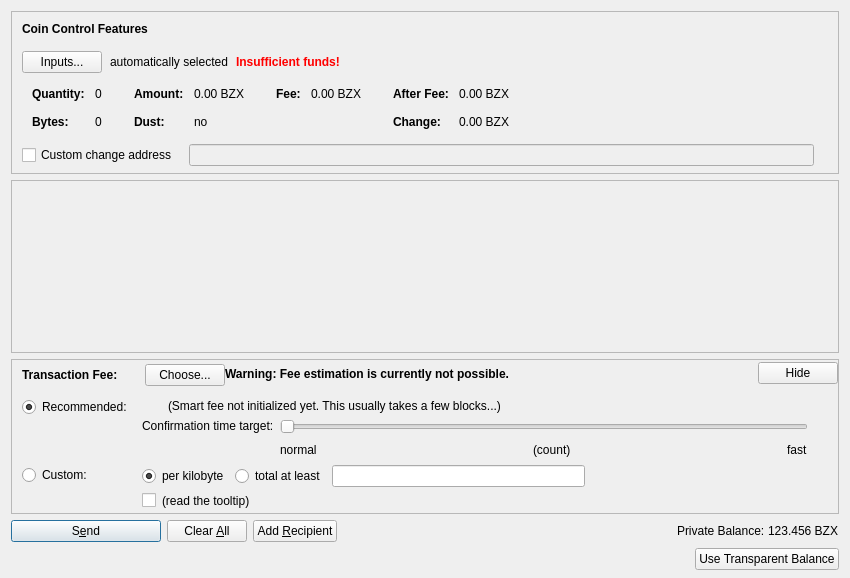
<?xml version="1.0" encoding="UTF-8"?>
<ui version="4.0">
 <class>SendCoinsDialog</class>
 <widget class="QDialog" name="SendCoinsDialog">
  <property name="geometry">
   <rect>
    <x>0</x>
    <y>0</y>
    <width>850</width>
    <height>578</height>
   </rect>
  </property>
  <property name="windowTitle">
   <string>Send Coins</string>
  </property>
  <layout class="QVBoxLayout" name="verticalLayout" stretch="0,1,0,0,0">
   <property name="bottomMargin">
    <number>8</number>
   </property>
   <item>
    <widget class="QFrame" name="frameCoinControl">
     <property name="sizePolicy">
      <sizepolicy hsizetype="Expanding" vsizetype="Expanding">
       <horstretch>0</horstretch>
       <verstretch>0</verstretch>
      </sizepolicy>
     </property>
     <property name="maximumSize">
      <size>
       <width>16777215</width>
       <height>16777215</height>
      </size>
     </property>
     <property name="frameShape">
      <enum>QFrame::StyledPanel</enum>
     </property>
     <property name="frameShadow">
      <enum>QFrame::Sunken</enum>
     </property>
     <layout class="QVBoxLayout" name="verticalLayoutCoinControl2">
      <property name="spacing">
       <number>0</number>
      </property>
      <property name="leftMargin">
       <number>0</number>
      </property>
      <property name="topMargin">
       <number>0</number>
      </property>
      <property name="rightMargin">
       <number>0</number>
      </property>
      <property name="bottomMargin">
       <number>6</number>
      </property>
      <item>
       <layout class="QVBoxLayout" name="verticalLayoutCoinControl" stretch="0,0,0,0,1">
        <property name="spacing">
         <number>0</number>
        </property>
        <property name="leftMargin">
         <number>10</number>
        </property>
        <property name="topMargin">
         <number>10</number>
        </property>
        <item>
         <layout class="QHBoxLayout" name="horizontalLayoutCoinControl1">
          <property name="bottomMargin">
           <number>15</number>
          </property>
          <item>
           <widget class="QLabel" name="labelCoinControlFeatures">
            <property name="sizePolicy">
             <sizepolicy hsizetype="Preferred" vsizetype="Maximum">
              <horstretch>0</horstretch>
              <verstretch>0</verstretch>
             </sizepolicy>
            </property>
            <property name="font">
             <font>
              <weight>75</weight>
              <bold>true</bold>
             </font>
            </property>
            <property name="styleSheet">
             <string notr="true">font-weight:bold;</string>
            </property>
            <property name="text">
             <string>Coin Control Features</string>
            </property>
           </widget>
          </item>
         </layout>
        </item>
        <item>
         <layout class="QHBoxLayout" name="horizontalLayoutCoinControl2" stretch="0,0,0,0">
          <property name="spacing">
           <number>8</number>
          </property>
          <property name="bottomMargin">
           <number>10</number>
          </property>
          <item>
           <widget class="QPushButton" name="pushButtonCoinControl">
            <property name="styleSheet">
             <string notr="true"/>
            </property>
            <property name="text">
             <string>Inputs...</string>
            </property>
            <property name="autoDefault">
             <bool>false</bool>
            </property>
           </widget>
          </item>
          <item>
           <widget class="QLabel" name="labelCoinControlAutomaticallySelected">
            <property name="text">
             <string>automatically selected</string>
            </property>
            <property name="margin">
             <number>5</number>
            </property>
           </widget>
          </item>
          <item>
           <widget class="QLabel" name="labelCoinControlInsuffFunds">
            <property name="font">
             <font>
              <weight>75</weight>
              <bold>true</bold>
             </font>
            </property>
            <property name="styleSheet">
             <string notr="true">color:red;font-weight:bold;</string>
            </property>
            <property name="text">
             <string>Insufficient funds!</string>
            </property>
            <property name="margin">
             <number>5</number>
            </property>
           </widget>
          </item>
          <item>
           <spacer name="horizontalSpacerCoinControl">
            <property name="orientation">
             <enum>Qt::Horizontal</enum>
            </property>
            <property name="sizeHint" stdset="0">
             <size>
              <width>40</width>
              <height>1</height>
             </size>
            </property>
           </spacer>
          </item>
         </layout>
        </item>
        <item>
         <widget class="QWidget" name="widgetCoinControl" native="true">
          <property name="sizePolicy">
           <sizepolicy hsizetype="Preferred" vsizetype="Preferred">
            <horstretch>0</horstretch>
            <verstretch>0</verstretch>
           </sizepolicy>
          </property>
          <property name="minimumSize">
           <size>
            <width>0</width>
            <height>0</height>
           </size>
          </property>
          <property name="styleSheet">
           <string notr="true"/>
          </property>
          <layout class="QHBoxLayout" name="horizontalLayoutCoinControl5">
           <property name="leftMargin">
            <number>0</number>
           </property>
           <property name="topMargin">
            <number>0</number>
           </property>
           <property name="rightMargin">
            <number>0</number>
           </property>
           <property name="bottomMargin">
            <number>0</number>
           </property>
           <item>
            <layout class="QHBoxLayout" name="horizontalLayoutCoinControl3" stretch="0,0,0,1">
             <property name="spacing">
              <number>20</number>
             </property>
             <property name="topMargin">
              <number>0</number>
             </property>
             <property name="bottomMargin">
              <number>10</number>
             </property>
             <item>
              <layout class="QFormLayout" name="formLayoutCoinControl1">
               <property name="horizontalSpacing">
                <number>10</number>
               </property>
               <property name="verticalSpacing">
                <number>14</number>
               </property>
               <property name="leftMargin">
                <number>10</number>
               </property>
               <property name="topMargin">
                <number>4</number>
               </property>
               <property name="rightMargin">
                <number>6</number>
               </property>
               <item row="0" column="0">
                <widget class="QLabel" name="labelCoinControlQuantityText">
                 <property name="font">
                  <font>
                   <weight>75</weight>
                   <bold>true</bold>
                  </font>
                 </property>
                 <property name="text">
                  <string>Quantity:</string>
                 </property>
                 <property name="margin">
                  <number>0</number>
                 </property>
                </widget>
               </item>
               <item row="0" column="1">
                <widget class="QLabel" name="labelCoinControlQuantity">
                 <property name="cursor">
                  <cursorShape>IBeamCursor</cursorShape>
                 </property>
                 <property name="contextMenuPolicy">
                  <enum>Qt::ActionsContextMenu</enum>
                 </property>
                 <property name="text">
                  <string notr="true">0</string>
                 </property>
                 <property name="margin">
                  <number>0</number>
                 </property>
                 <property name="textInteractionFlags">
                  <set>Qt::LinksAccessibleByMouse|Qt::TextSelectableByKeyboard|Qt::TextSelectableByMouse</set>
                 </property>
                </widget>
               </item>
               <item row="1" column="0">
                <widget class="QLabel" name="labelCoinControlBytesText">
                 <property name="font">
                  <font>
                   <weight>75</weight>
                   <bold>true</bold>
                  </font>
                 </property>
                 <property name="text">
                  <string>Bytes:</string>
                 </property>
                </widget>
               </item>
               <item row="1" column="1">
                <widget class="QLabel" name="labelCoinControlBytes">
                 <property name="cursor">
                  <cursorShape>IBeamCursor</cursorShape>
                 </property>
                 <property name="contextMenuPolicy">
                  <enum>Qt::ActionsContextMenu</enum>
                 </property>
                 <property name="text">
                  <string notr="true">0</string>
                 </property>
                 <property name="textInteractionFlags">
                  <set>Qt::LinksAccessibleByMouse|Qt::TextSelectableByKeyboard|Qt::TextSelectableByMouse</set>
                 </property>
                </widget>
               </item>
              </layout>
             </item>
             <item>
              <layout class="QFormLayout" name="formLayoutCoinControl2">
               <property name="horizontalSpacing">
                <number>10</number>
               </property>
               <property name="verticalSpacing">
                <number>14</number>
               </property>
               <property name="leftMargin">
                <number>6</number>
               </property>
               <property name="topMargin">
                <number>4</number>
               </property>
               <property name="rightMargin">
                <number>6</number>
               </property>
               <item row="0" column="0">
                <widget class="QLabel" name="labelCoinControlAmountText">
                 <property name="font">
                  <font>
                   <weight>75</weight>
                   <bold>true</bold>
                  </font>
                 </property>
                 <property name="text">
                  <string>Amount:</string>
                 </property>
                 <property name="margin">
                  <number>0</number>
                 </property>
                </widget>
               </item>
               <item row="0" column="1">
                <widget class="QLabel" name="labelCoinControlAmount">
                 <property name="cursor">
                  <cursorShape>IBeamCursor</cursorShape>
                 </property>
                 <property name="contextMenuPolicy">
                  <enum>Qt::ActionsContextMenu</enum>
                 </property>
                 <property name="text">
                  <string notr="true">0.00 BZX</string>
                 </property>
                 <property name="textInteractionFlags">
                  <set>Qt::LinksAccessibleByMouse|Qt::TextSelectableByKeyboard|Qt::TextSelectableByMouse</set>
                 </property>
                </widget>
               </item>
               <item row="1" column="0">
                <widget class="QLabel" name="labelCoinControlLowOutputText">
                 <property name="font">
                  <font>
                   <weight>75</weight>
                   <bold>true</bold>
                  </font>
                 </property>
                 <property name="text">
                  <string>Dust:</string>
                 </property>
                </widget>
               </item>
               <item row="1" column="1">
                <widget class="QLabel" name="labelCoinControlLowOutput">
                 <property name="cursor">
                  <cursorShape>IBeamCursor</cursorShape>
                 </property>
                 <property name="contextMenuPolicy">
                  <enum>Qt::ActionsContextMenu</enum>
                 </property>
                 <property name="text">
                  <string notr="true">no</string>
                 </property>
                 <property name="textInteractionFlags">
                  <set>Qt::LinksAccessibleByMouse|Qt::TextSelectableByKeyboard|Qt::TextSelectableByMouse</set>
                 </property>
                </widget>
               </item>
              </layout>
             </item>
             <item>
              <layout class="QFormLayout" name="formLayoutCoinControl3">
               <property name="horizontalSpacing">
                <number>10</number>
               </property>
               <property name="verticalSpacing">
                <number>14</number>
               </property>
               <property name="leftMargin">
                <number>6</number>
               </property>
               <property name="topMargin">
                <number>4</number>
               </property>
               <property name="rightMargin">
                <number>6</number>
               </property>
               <item row="0" column="0">
                <widget class="QLabel" name="labelCoinControlFeeText">
                 <property name="font">
                  <font>
                   <weight>75</weight>
                   <bold>true</bold>
                  </font>
                 </property>
                 <property name="text">
                  <string>Fee:</string>
                 </property>
                 <property name="margin">
                  <number>0</number>
                 </property>
                </widget>
               </item>
               <item row="0" column="1">
                <widget class="QLabel" name="labelCoinControlFee">
                 <property name="cursor">
                  <cursorShape>IBeamCursor</cursorShape>
                 </property>
                 <property name="contextMenuPolicy">
                  <enum>Qt::ActionsContextMenu</enum>
                 </property>
                 <property name="text">
                  <string notr="true">0.00 BZX</string>
                 </property>
                 <property name="textInteractionFlags">
                  <set>Qt::LinksAccessibleByMouse|Qt::TextSelectableByKeyboard|Qt::TextSelectableByMouse</set>
                 </property>
                </widget>
               </item>
              </layout>
             </item>
             <item>
              <layout class="QFormLayout" name="formLayoutCoinControl4">
               <property name="horizontalSpacing">
                <number>10</number>
               </property>
               <property name="verticalSpacing">
                <number>14</number>
               </property>
               <property name="leftMargin">
                <number>6</number>
               </property>
               <property name="topMargin">
                <number>4</number>
               </property>
               <property name="rightMargin">
                <number>6</number>
               </property>
               <item row="0" column="0">
                <widget class="QLabel" name="labelCoinControlAfterFeeText">
                 <property name="font">
                  <font>
                   <weight>75</weight>
                   <bold>true</bold>
                  </font>
                 </property>
                 <property name="text">
                  <string>After Fee:</string>
                 </property>
                 <property name="margin">
                  <number>0</number>
                 </property>
                </widget>
               </item>
               <item row="0" column="1">
                <widget class="QLabel" name="labelCoinControlAfterFee">
                 <property name="cursor">
                  <cursorShape>IBeamCursor</cursorShape>
                 </property>
                 <property name="contextMenuPolicy">
                  <enum>Qt::ActionsContextMenu</enum>
                 </property>
                 <property name="text">
                  <string notr="true">0.00 BZX</string>
                 </property>
                 <property name="textInteractionFlags">
                  <set>Qt::LinksAccessibleByMouse|Qt::TextSelectableByKeyboard|Qt::TextSelectableByMouse</set>
                 </property>
                </widget>
               </item>
               <item row="1" column="0">
                <widget class="QLabel" name="labelCoinControlChangeText">
                 <property name="font">
                  <font>
                   <weight>75</weight>
                   <bold>true</bold>
                  </font>
                 </property>
                 <property name="text">
                  <string>Change:</string>
                 </property>
                </widget>
               </item>
               <item row="1" column="1">
                <widget class="QLabel" name="labelCoinControlChange">
                 <property name="cursor">
                  <cursorShape>IBeamCursor</cursorShape>
                 </property>
                 <property name="contextMenuPolicy">
                  <enum>Qt::ActionsContextMenu</enum>
                 </property>
                 <property name="text">
                  <string notr="true">0.00 BZX</string>
                 </property>
                 <property name="textInteractionFlags">
                  <set>Qt::LinksAccessibleByMouse|Qt::TextSelectableByKeyboard|Qt::TextSelectableByMouse</set>
                 </property>
                </widget>
               </item>
              </layout>
             </item>
            </layout>
           </item>
          </layout>
         </widget>
        </item>
        <item>
         <layout class="QHBoxLayout" name="horizontalLayoutCoinControl4" stretch="0,0,0">
          <property name="spacing">
           <number>12</number>
          </property>
          <property name="sizeConstraint">
           <enum>QLayout::SetDefaultConstraint</enum>
          </property>
          <property name="topMargin">
           <number>5</number>
          </property>
          <property name="rightMargin">
           <number>5</number>
          </property>
          <item>
           <widget class="QCheckBox" name="checkBoxCoinControlChange">
            <property name="toolTip">
             <string>If this is activated, but the change address is empty or invalid, change will be sent to a newly generated address.</string>
            </property>
            <property name="text">
             <string>Custom change address</string>
            </property>
           </widget>
          </item>
          <item>
           <widget class="QValidatedLineEdit" name="lineEditCoinControlChange">
            <property name="enabled">
             <bool>false</bool>
            </property>
            <property name="sizePolicy">
             <sizepolicy hsizetype="Expanding" vsizetype="Fixed">
              <horstretch>0</horstretch>
              <verstretch>0</verstretch>
             </sizepolicy>
            </property>
           </widget>
          </item>
          <item>
           <widget class="QLabel" name="labelCoinControlChangeLabel">
            <property name="sizePolicy">
             <sizepolicy hsizetype="Preferred" vsizetype="Expanding">
              <horstretch>0</horstretch>
              <verstretch>0</verstretch>
             </sizepolicy>
            </property>
            <property name="minimumSize">
             <size>
              <width>0</width>
              <height>0</height>
             </size>
            </property>
            <property name="text">
             <string/>
            </property>
            <property name="margin">
             <number>3</number>
            </property>
           </widget>
          </item>
         </layout>
        </item>
        <item>
         <spacer name="verticalSpacerCoinControl">
          <property name="orientation">
           <enum>Qt::Vertical</enum>
          </property>
          <property name="sizeHint" stdset="0">
           <size>
            <width>800</width>
            <height>1</height>
           </size>
          </property>
         </spacer>
        </item>
       </layout>
      </item>
     </layout>
    </widget>
   </item>
   <item>
    <widget class="QScrollArea" name="scrollArea">
     <property name="widgetResizable">
      <bool>true</bool>
     </property>
     <widget class="QWidget" name="scrollAreaWidgetContents">
      <property name="geometry">
       <rect>
        <x>0</x>
        <y>0</y>
        <width>830</width>
        <height>68</height>
       </rect>
      </property>
      <layout class="QVBoxLayout" name="verticalLayout_2" stretch="0,1">
       <property name="leftMargin">
        <number>0</number>
       </property>
       <property name="topMargin">
        <number>0</number>
       </property>
       <property name="rightMargin">
        <number>0</number>
       </property>
       <property name="bottomMargin">
        <number>0</number>
       </property>
       <item>
        <layout class="QVBoxLayout" name="entries">
         <property name="spacing">
          <number>6</number>
         </property>
        </layout>
       </item>
       <item>
        <spacer name="verticalSpacer">
         <property name="orientation">
          <enum>Qt::Vertical</enum>
         </property>
         <property name="sizeHint" stdset="0">
          <size>
           <width>20</width>
           <height>40</height>
          </size>
         </property>
        </spacer>
       </item>
      </layout>
     </widget>
    </widget>
   </item>
   <item>
    <widget class="QFrame" name="frameFee">
     <property name="sizePolicy">
      <sizepolicy hsizetype="Expanding" vsizetype="Expanding">
       <horstretch>0</horstretch>
       <verstretch>0</verstretch>
      </sizepolicy>
     </property>
     <property name="maximumSize">
      <size>
       <width>16777215</width>
       <height>16777215</height>
      </size>
     </property>
     <property name="frameShape">
      <enum>QFrame::StyledPanel</enum>
     </property>
     <property name="frameShadow">
      <enum>QFrame::Sunken</enum>
     </property>
     <layout class="QVBoxLayout" name="verticalLayoutFee1">
      <property name="spacing">
       <number>0</number>
      </property>
      <property name="leftMargin">
       <number>0</number>
      </property>
      <property name="topMargin">
       <number>0</number>
      </property>
      <property name="rightMargin">
       <number>0</number>
      </property>
      <property name="bottomMargin">
       <number>0</number>
      </property>
      <item>
       <layout class="QVBoxLayout" name="verticalLayoutFee2" stretch="0,0,0">
        <property name="spacing">
         <number>0</number>
        </property>
        <property name="leftMargin">
         <number>10</number>
        </property>
        <property name="topMargin">
         <number>0</number>
        </property>
        <item>
         <layout class="QHBoxLayout" name="horizontalLayoutFee1">
          <property name="bottomMargin">
           <number>0</number>
          </property>
          <item>
           <layout class="QVBoxLayout" name="verticalLayoutFee7">
            <property name="spacing">
             <number>0</number>
            </property>
            <item>
             <spacer name="verticalSpacerSmartFee">
              <property name="orientation">
               <enum>Qt::Vertical</enum>
              </property>
              <property name="sizeType">
               <enum>QSizePolicy::Fixed</enum>
              </property>
              <property name="sizeHint" stdset="0">
               <size>
                <width>1</width>
                <height>4</height>
               </size>
              </property>
             </spacer>
            </item>
            <item>
             <layout class="QHBoxLayout" name="horizontalLayoutSmartFee">
              <property name="spacing">
               <number>10</number>
              </property>
              <item>
               <widget class="QLabel" name="labelFeeHeadline">
                <property name="sizePolicy">
                 <sizepolicy hsizetype="Preferred" vsizetype="Maximum">
                  <horstretch>0</horstretch>
                  <verstretch>0</verstretch>
                 </sizepolicy>
                </property>
                <property name="font">
                 <font>
                  <weight>75</weight>
                  <bold>true</bold>
                 </font>
                </property>
                <property name="styleSheet">
                 <string notr="true">font-weight:bold;</string>
                </property>
                <property name="text">
                 <string>Transaction Fee:</string>
                </property>
               </widget>
              </item>
              <item>
               <widget class="QLabel" name="labelFeeMinimized">
                <property name="text">
                 <string/>
                </property>
               </widget>
              </item>
              <item>
               <widget class="QPushButton" name="buttonChooseFee">
                <property name="text">
                 <string>Choose...</string>
                </property>
               </widget>
              </item>
             </layout>
            </item>
            <item>
             <spacer name="verticalSpacer_5">
              <property name="orientation">
               <enum>Qt::Vertical</enum>
              </property>
              <property name="sizeHint" stdset="0">
               <size>
                <width>1</width>
                <height>1</height>
               </size>
              </property>
             </spacer>
            </item>
           </layout>
          </item>
          <item>
           <widget class="QLabel" name="fallbackFeeWarningLabel">
            <property name="font">
             <font>
              <weight>75</weight>
              <bold>true</bold>
             </font>
            </property>
            <property name="toolTip">
             <string>Using the fallbackfee can result in sending a transaction that will take several hours or days (or never) to confirm. Consider choosing your fee manually or wait until your have validated the complete chain.</string>
            </property>
            <property name="text">
             <string>Warning: Fee estimation is currently not possible.</string>
            </property>
            <property name="wordWrap">
             <bool>false</bool>
            </property>
           </widget>
          </item>
          <item>
           <spacer name="horizontalSpacer_4">
            <property name="orientation">
             <enum>Qt::Horizontal</enum>
            </property>
            <property name="sizeType">
             <enum>QSizePolicy::MinimumExpanding</enum>
            </property>
            <property name="sizeHint" stdset="0">
             <size>
              <width>40</width>
              <height>20</height>
             </size>
            </property>
           </spacer>
          </item>
          <item>
           <widget class="QPushButton" name="buttonMinimizeFee">
            <property name="toolTip">
             <string>collapse fee-settings</string>
            </property>
            <property name="text">
             <string>Hide</string>
            </property>
           </widget>
          </item>
         </layout>
        </item>
        <item>
         <widget class="QFrame" name="frameFeeSelection">
          <layout class="QVBoxLayout" name="verticalLayoutFee12">
           <property name="spacing">
            <number>0</number>
           </property>
           <property name="leftMargin">
            <number>0</number>
           </property>
           <property name="topMargin">
            <number>0</number>
           </property>
           <property name="rightMargin">
            <number>0</number>
           </property>
           <property name="bottomMargin">
            <number>0</number>
           </property>
           <item>
            <layout class="QGridLayout" name="gridLayoutFee">
             <property name="topMargin">
              <number>10</number>
             </property>
             <property name="bottomMargin">
              <number>4</number>
             </property>
             <property name="horizontalSpacing">
              <number>10</number>
             </property>
             <property name="verticalSpacing">
              <number>4</number>
             </property>
             <item row="1" column="1">
              <layout class="QVBoxLayout" name="verticalLayoutFee8">
               <property name="spacing">
                <number>6</number>
               </property>
               <item>
                <layout class="QHBoxLayout" name="horizontalLayoutFee13">
                 <item>
                  <widget class="QRadioButton" name="radioCustomPerKilobyte">
                   <property name="toolTip">
                    <string>If the custom fee is set to 1000 satoshis and the transaction is only 250 bytes, then &quot;per kilobyte&quot; only pays 250 satoshis in fee, while &quot;total at least&quot; pays 1000 satoshis. For transactions bigger than a kilobyte both pay by kilobyte.</string>
                   </property>
                   <property name="text">
                    <string>per kilobyte</string>
                   </property>
                   <property name="checked">
                    <bool>true</bool>
                   </property>
                   <attribute name="buttonGroup">
                    <string notr="true">groupCustomFee</string>
                   </attribute>
                  </widget>
                 </item>
                 <item>
                  <widget class="QRadioButton" name="radioCustomAtLeast">
                   <property name="toolTip">
                    <string>If the custom fee is set to 1000 satoshis and the transaction is only 250 bytes, then &quot;per kilobyte&quot; only pays 250 satoshis in fee, while &quot;total at least&quot; pays 1000 satoshis. For transactions bigger than a kilobyte both pay by kilobyte.</string>
                   </property>
                   <property name="text">
                    <string>total at least</string>
                   </property>
                   <attribute name="buttonGroup">
                    <string notr="true">groupCustomFee</string>
                   </attribute>
                  </widget>
                 </item>
                 <item>
                  <widget class="BitcoinAmountField" name="customFee"/>
                 </item>
                 <item>
                  <spacer name="horizontalSpacer_6">
                   <property name="orientation">
                    <enum>Qt::Horizontal</enum>
                   </property>
                   <property name="sizeHint" stdset="0">
                    <size>
                     <width>1</width>
                     <height>1</height>
                    </size>
                   </property>
                  </spacer>
                 </item>
                </layout>
               </item>
               <item>
                <layout class="QHBoxLayout" name="horizontalLayoutFee8">
                 <item>
                  <widget class="QCheckBox" name="checkBoxMinimumFee">
                   <property name="toolTip">
                    <string>Paying only the minimum fee is just fine as long as there is less transaction volume than space in the blocks. But be aware that this can end up in a never confirming transaction once there is more demand for Firo transactions than the network can process.</string>
                   </property>
                   <property name="text">
                    <string/>
                   </property>
                  </widget>
                 </item>
                 <item>
                  <widget class="QLabel" name="labelMinFeeWarning">
                   <property name="enabled">
                    <bool>true</bool>
                   </property>
                   <property name="toolTip">
                    <string>Paying only the minimum fee is just fine as long as there is less transaction volume than space in the blocks. But be aware that this can end up in a never confirming transaction once there is more demand for Firo transactions than the network can process.</string>
                   </property>
                   <property name="text">
                    <string>(read the tooltip)</string>
                   </property>
                   <property name="margin">
                    <number>5</number>
                   </property>
                  </widget>
                 </item>
                 <item>
                  <spacer name="horizontalSpacer_2">
                   <property name="orientation">
                    <enum>Qt::Horizontal</enum>
                   </property>
                   <property name="sizeHint" stdset="0">
                    <size>
                     <width>1</width>
                     <height>1</height>
                    </size>
                   </property>
                  </spacer>
                 </item>
                </layout>
               </item>
              </layout>
             </item>
             <item row="0" column="0">
              <layout class="QVBoxLayout" name="verticalLayoutFee4" stretch="0,1">
               <item>
                <widget class="QRadioButton" name="radioSmartFee">
                 <property name="text">
                  <string>Recommended:</string>
                 </property>
                 <property name="checked">
                  <bool>true</bool>
                 </property>
                 <attribute name="buttonGroup">
                  <string notr="true">groupFee</string>
                 </attribute>
                </widget>
               </item>
               <item>
                <spacer name="verticalSpacer_2">
                 <property name="orientation">
                  <enum>Qt::Vertical</enum>
                 </property>
                 <property name="sizeHint" stdset="0">
                  <size>
                   <width>1</width>
                   <height>1</height>
                  </size>
                 </property>
                </spacer>
               </item>
              </layout>
             </item>
             <item row="1" column="0">
              <layout class="QVBoxLayout" name="verticalLayoutFee9" stretch="0,1">
               <item>
                <widget class="QRadioButton" name="radioCustomFee">
                 <property name="text">
                  <string>Custom:</string>
                 </property>
                 <attribute name="buttonGroup">
                  <string notr="true">groupFee</string>
                 </attribute>
                </widget>
               </item>
               <item>
                <spacer name="verticalSpacer_6">
                 <property name="orientation">
                  <enum>Qt::Vertical</enum>
                 </property>
                 <property name="sizeHint" stdset="0">
                  <size>
                   <width>1</width>
                   <height>1</height>
                  </size>
                 </property>
                </spacer>
               </item>
              </layout>
             </item>
             <item row="0" column="1">
              <layout class="QVBoxLayout" name="verticalLayoutFee3" stretch="0,0,1">
               <property name="spacing">
                <number>6</number>
               </property>
               <property name="topMargin">
                <number>2</number>
               </property>
               <item>
                <layout class="QHBoxLayout" name="horizontalLayoutFee12">
                 <item>
                  <widget class="QLabel" name="labelSmartFee">
                   <property name="text">
                    <string/>
                   </property>
                   <property name="margin">
                    <number>2</number>
                   </property>
                  </widget>
                 </item>
                 <item>
                  <widget class="QLabel" name="labelFeeEstimation">
                   <property name="text">
                    <string/>
                   </property>
                  </widget>
                 </item>
                 <item>
                  <widget class="QLabel" name="labelSmartFee2">
                   <property name="text">
                    <string>(Smart fee not initialized yet. This usually takes a few blocks...)</string>
                   </property>
                   <property name="margin">
                    <number>2</number>
                   </property>
                  </widget>
                 </item>
                 <item>
                  <spacer name="horizontalSpacer_5">
                   <property name="orientation">
                    <enum>Qt::Horizontal</enum>
                   </property>
                   <property name="sizeHint" stdset="0">
                    <size>
                     <width>1</width>
                     <height>1</height>
                    </size>
                   </property>
                  </spacer>
                 </item>
                </layout>
               </item>
               <item>
                <layout class="QHBoxLayout" name="horizontalLayoutFee9">
                 <item>
                  <layout class="QVBoxLayout" name="verticalLayoutFee6">
                   <item>
                    <widget class="QLabel" name="labelSmartFee3">
                     <property name="text">
                      <string>Confirmation time target:</string>
                     </property>
                     <property name="margin">
                      <number>2</number>
                     </property>
                    </widget>
                   </item>
                   <item>
                    <spacer name="verticalSpacer_3">
                     <property name="orientation">
                      <enum>Qt::Vertical</enum>
                     </property>
                     <property name="sizeHint" stdset="0">
                      <size>
                       <width>1</width>
                       <height>1</height>
                      </size>
                     </property>
                    </spacer>
                   </item>
                  </layout>
                 </item>
                 <item>
                  <layout class="QVBoxLayout" name="verticalLayoutFee5">
                   <property name="rightMargin">
                    <number>30</number>
                   </property>
                   <item>
                    <widget class="QSlider" name="sliderSmartFee">
                     <property name="minimum">
                      <number>0</number>
                     </property>
                     <property name="maximum">
                      <number>23</number>
                     </property>
                     <property name="pageStep">
                      <number>1</number>
                     </property>
                     <property name="value">
                      <number>0</number>
                     </property>
                     <property name="orientation">
                      <enum>Qt::Horizontal</enum>
                     </property>
                     <property name="invertedAppearance">
                      <bool>false</bool>
                     </property>
                     <property name="invertedControls">
                      <bool>false</bool>
                     </property>
                     <property name="tickPosition">
                      <enum>QSlider::NoTicks</enum>
                     </property>
                    </widget>
                   </item>
                   <item>
                    <layout class="QHBoxLayout" name="horizontalLayoutFee10">
                     <item>
                      <widget class="QLabel" name="labelSmartFeeNormal">
                       <property name="text">
                        <string>normal</string>
                       </property>
                      </widget>
                     </item>
                     <item>
                      <spacer name="horizontalSpacer_7">
                       <property name="orientation">
                        <enum>Qt::Horizontal</enum>
                       </property>
                       <property name="sizeHint" stdset="0">
                        <size>
                         <width>40</width>
                         <height>20</height>
                        </size>
                       </property>
                      </spacer>
                     </item>
                     <item>
                      <widget class="QLabel" name="confirmationTargetLabel">
                       <property name="text">
                        <string notr="true">(count)</string>
                       </property>
                      </widget>
                     </item>
                     <item>
                      <spacer name="horizontalSpacer_3">
                       <property name="orientation">
                        <enum>Qt::Horizontal</enum>
                       </property>
                       <property name="sizeHint" stdset="0">
                        <size>
                         <width>40</width>
                         <height>20</height>
                        </size>
                       </property>
                      </spacer>
                     </item>
                     <item>
                      <widget class="QLabel" name="labelSmartFeeFast">
                       <property name="text">
                        <string>fast</string>
                       </property>
                      </widget>
                     </item>
                    </layout>
                   </item>
                  </layout>
                 </item>
                </layout>
               </item>
               <item>
                <spacer name="verticalSpacer_4">
                 <property name="orientation">
                  <enum>Qt::Vertical</enum>
                 </property>
                 <property name="sizeHint" stdset="0">
                  <size>
                   <width>1</width>
                   <height>1</height>
                  </size>
                 </property>
                </spacer>
               </item>
              </layout>
             </item>
            </layout>
           </item>
          </layout>
         </widget>
        </item>
        <item>
         <spacer name="verticalSpacerFee">
          <property name="orientation">
           <enum>Qt::Vertical</enum>
          </property>
          <property name="sizeHint" stdset="0">
           <size>
            <width>800</width>
            <height>1</height>
           </size>
          </property>
         </spacer>
        </item>
       </layout>
      </item>
     </layout>
    </widget>
   </item>
   <item>
    <layout class="QHBoxLayout" name="horizontalLayout">
     <item>
      <widget class="QPushButton" name="sendButton">
       <property name="minimumSize">
        <size>
         <width>150</width>
         <height>0</height>
        </size>
       </property>
       <property name="toolTip">
        <string>Confirm the send action</string>
       </property>
       <property name="text">
        <string>S&amp;end</string>
       </property>
       <property name="icon">
        <iconset resource="../bitcoin.qrc">
         <normaloff>:/icons/send</normaloff>:/icons/send</iconset>
       </property>
       <property name="autoDefault">
        <bool>false</bool>
       </property>
       <property name="default">
        <bool>true</bool>
       </property>
      </widget>
     </item>
     <item>
      <widget class="QPushButton" name="clearButton">
       <property name="sizePolicy">
        <sizepolicy hsizetype="Minimum" vsizetype="Fixed">
         <horstretch>0</horstretch>
         <verstretch>0</verstretch>
        </sizepolicy>
       </property>
       <property name="toolTip">
        <string>Clear all fields of the form.</string>
       </property>
       <property name="text">
        <string>Clear &amp;All</string>
       </property>
       <property name="icon">
        <iconset resource="../bitcoin.qrc">
         <normaloff>:/icons/remove</normaloff>:/icons/remove</iconset>
       </property>
       <property name="autoDefault">
        <bool>false</bool>
       </property>
      </widget>
     </item>
     <item>
      <widget class="QPushButton" name="addButton">
       <property name="toolTip">
        <string>Send to multiple recipients at once</string>
       </property>
       <property name="text">
        <string>Add &amp;Recipient</string>
       </property>
       <property name="icon">
        <iconset resource="../bitcoin.qrc">
         <normaloff>:/icons/add</normaloff>:/icons/add</iconset>
       </property>
       <property name="autoDefault">
        <bool>false</bool>
       </property>
      </widget>
     </item>
     <item>
      <spacer name="horizontalSpacer">
       <property name="orientation">
        <enum>Qt::Horizontal</enum>
       </property>
       <property name="sizeHint" stdset="0">
        <size>
         <width>40</width>
         <height>20</height>
        </size>
       </property>
      </spacer>
     </item>
     <item>
      <layout class="QHBoxLayout" name="horizontalLayout_2">
       <property name="spacing">
        <number>3</number>
       </property>
       <item>
        <widget class="QLabel" name="label">
         <property name="sizePolicy">
          <sizepolicy hsizetype="Preferred" vsizetype="Fixed">
           <horstretch>0</horstretch>
           <verstretch>0</verstretch>
          </sizepolicy>
         </property>
         <property name="text">
          <string>Private Balance:</string>
         </property>
        </widget>
       </item>
       <item>
        <widget class="QLabel" name="labelBalance">
         <property name="sizePolicy">
          <sizepolicy hsizetype="Preferred" vsizetype="Fixed">
           <horstretch>0</horstretch>
           <verstretch>0</verstretch>
          </sizepolicy>
         </property>
         <property name="cursor">
          <cursorShape>IBeamCursor</cursorShape>
         </property>
         <property name="text">
          <string notr="true">123.456 BZX</string>
         </property>
         <property name="textInteractionFlags">
          <set>Qt::LinksAccessibleByMouse|Qt::TextSelectableByKeyboard|Qt::TextSelectableByMouse</set>
         </property>
        </widget>
       </item>
      </layout>
     </item>
    </layout>
   </item>
   <item>
    <layout class="QHBoxLayout" name="horizontalLayout_3">
     <property name="sizeConstraint">
      <enum>QLayout::SetDefaultConstraint</enum>
     </property>
     <item>
      <spacer name="horizontalSpacer_8">
       <property name="orientation">
        <enum>Qt::Horizontal</enum>
       </property>
       <property name="sizeHint" stdset="0">
        <size>
         <width>40</width>
         <height>20</height>
        </size>
       </property>
      </spacer>
     </item>
     <item>
      <widget class="QPushButton" name="switchFundButton">
       <property name="sizePolicy">
        <sizepolicy hsizetype="Minimum" vsizetype="Minimum">
         <horstretch>0</horstretch>
         <verstretch>0</verstretch>
        </sizepolicy>
       </property>
       <property name="text">
        <string>Use Transparent Balance</string>
       </property>
       <property name="icon">
        <iconset resource="../bitcoin.qrc">
         <normaloff>:/movies/spinner-009</normaloff>:/movies/spinner-009</iconset>
       </property>
      </widget>
     </item>
    </layout>
   </item>
  </layout>
 </widget>
 <customwidgets>
  <customwidget>
   <class>QValidatedLineEdit</class>
   <extends>QLineEdit</extends>
   <header>qvalidatedlineedit.h</header>
  </customwidget>
  <customwidget>
   <class>BitcoinAmountField</class>
   <extends>QLineEdit</extends>
   <header>bitcoinamountfield.h</header>
   <container>1</container>
  </customwidget>
 </customwidgets>
 <resources>
  <include location="../bitcoin.qrc"/>
 </resources>
 <connections/>
 <buttongroups>
  <buttongroup name="groupCustomFee"/>
  <buttongroup name="groupFee"/>
 </buttongroups>
</ui>
